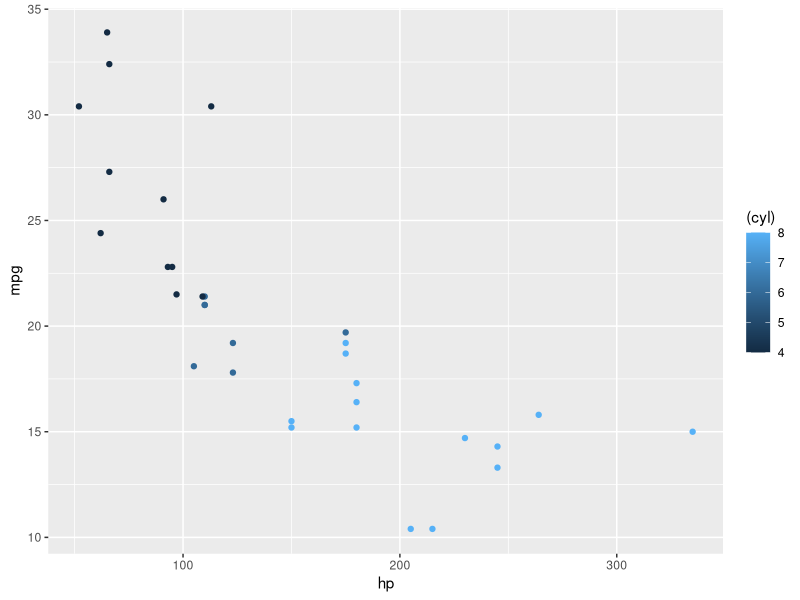

Source code (R):
library(dplyr)
library(ggplot2)
mtcars
help(Geom)
help(geom_point)
help(ggplot)
ggplot(data = mtcars) +
    geom_point(aes(x=hp,y=mpg, colour = (cyl)))
